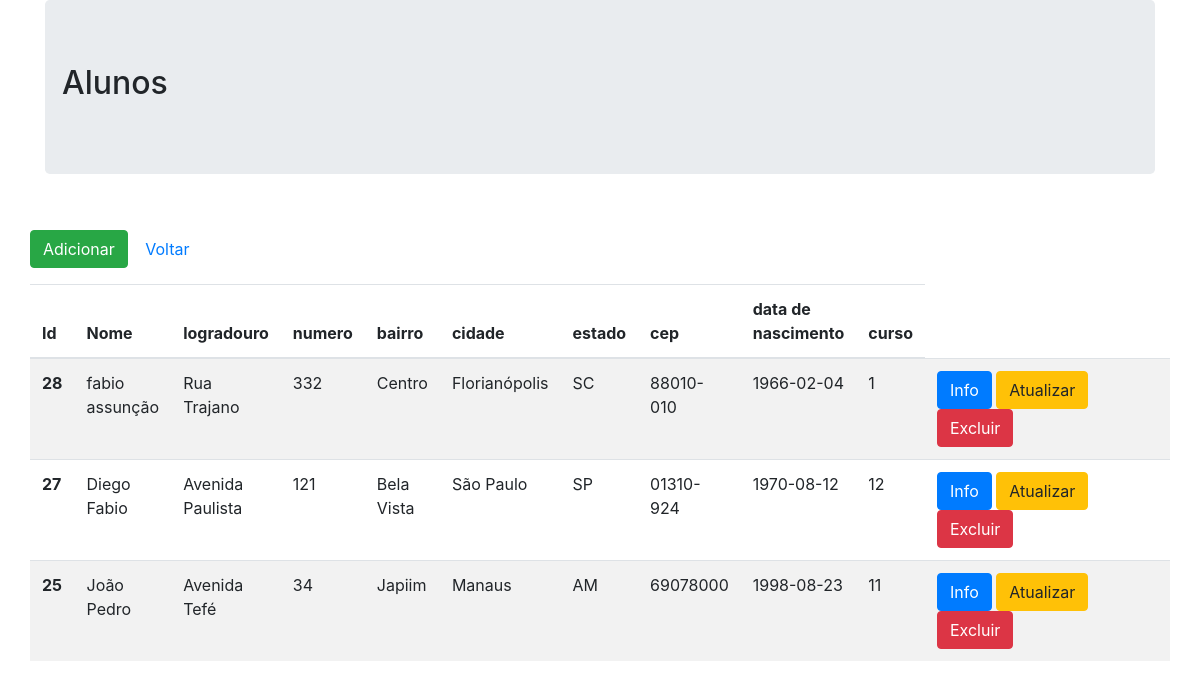
The app's page /aluno/index.php with its own data.
### tables this page shows
CREATE TABLE IF NOT EXISTS `pessoa` (
  `id_aluno` int(11) UNSIGNED NOT NULL AUTO_INCREMENT,
  `nome` varchar(50) NOT NULL,
  `logradouro` varchar(80) NOT NULL,
  `numero` varchar(35) NOT NULL,
  `bairro` varchar(40) NOT NULL,
  `cidade` varchar(80) NOT NULL,
  `estado` varchar(80) NOT NULL,
  `cep` varchar(80) NOT NULL,
  `data_nascimento` date DEFAULT NULL,
  `id_curso` varchar(100) NOT NULL,
  `data_criacao` datetime DEFAULT NULL,
  PRIMARY KEY (`id_aluno`)
);

### aluno/index.php (the view, shortened to what this page needs)
<!DOCTYPE html>
<html lang="pt-br">
<head>
    <link rel="stylesheet" href="../assets/css/bootstrap.min.css">
</head>
<body>
        <div class="container">
          <div class="jumbotron">
            <div class="row">
                <h2>Alunos</h2>
            </div>
          </div>
            <div class="row">
                <p>
                    <a href="create.php" class="btn btn-success">Adicionar</a>
                    <a href="../index.php" type="btn" class="btn btn-default">Voltar</a>
                </p>
                <table class="table table-striped">
                    <thead>
                        <tr>
                            <th scope="col">Id</th>
                            <th scope="col">Nome</th>
                            <th scope="col">logradouro</th>
                            <th scope="col">numero</th>
                            <th scope="col">bairro</th>
                            <th scope="col">cidade</th>
                            <th scope="col">estado</th>
                            <th scope="col">cep</th>
                            <th scope="col">data de nascimento</th>
                            <th scope="col">curso</th>
                        </tr>
                    </thead>
                    <tbody>
                        <?php
                        $pdo = Banco::conectar();
                        $sql = 'SELECT * FROM pessoa ORDER BY id_aluno DESC';
                        foreach($pdo->query($sql)as $row)
                        {
                            echo '<tr>';
			                      echo '<th scope="row">'. $row['id_aluno'] . '</th>';
                            echo '<td>'. $row['nome'] . '</td>';
                            echo '<td>'. $row['logradouro'] . '</td>';
                            echo '<td>'. $row['numero'] . '</td>';
                            echo '<td>'. $row['bairro'] . '</td>';
                            echo '<td>'. $row['cidade'] . '</td>';
                            echo '<td>'. $row['estado'] . '</td>';
                            echo '<td>'. $row['cep'] . '</td>';
                            echo '<td>'. $row['data_nascimento'] . '</td>';
                            echo '<td>'. $row['id_curso'] . '</td>';
                            echo '<td width=250>';
                            echo '<a class="btn btn-primary" href="read.php?id_aluno='.$row['id_aluno'].'">Info</a>';
                            echo '<a class="btn btn-warning" href="update.php?id_aluno='.$row['id_aluno'].'">Atualizar</a>';
                            echo '<a class="btn btn-danger" href="delete.php?id_aluno='.$row['id_aluno'].'">Excluir</a>';
                            echo '</td>';
                            echo '</tr>';
                        }
                        ?>
                    </tbody>
                </table>
            </div>
        </div>
</body>
</html>

### records on screen
pessoa: id_aluno "28", nome "fabio assunção", logradouro "Rua Trajano", numero "332", bairro "Centro", cidade "Florianópolis", estado "SC", cep "88010-010", data_nascimento "1966-02-04", id_curso "1"
pessoa: id_aluno "27", nome "Diego Fabio", logradouro "Avenida Paulista", numero "121", bairro "Bela Vista", cidade "São Paulo", estado "SP", cep "01310-924", data_nascimento "1970-08-12", id_curso "12"
pessoa: id_aluno "25", nome "João Pedro", logradouro "Avenida Tefé", numero "34", bairro "Japiim", cidade "Manaus", estado "AM", cep "69078000", data_nascimento "1998-08-23", id_curso "11"
